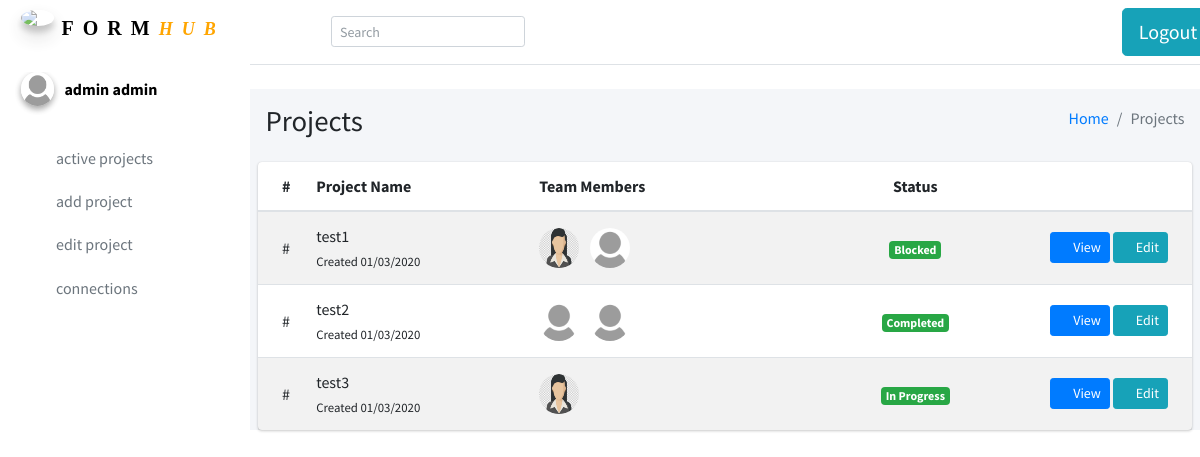
/projects (signed in), run on the app's committed database.
### formhub/models.py (models this page shows)
class Projects(models.Model):
    project_name = models.CharField(max_length=50)
    project_description = models.CharField(max_length=1000)
    project_status = models.CharField(max_length=50)
    github_link = models.CharField(max_length=100)
    circuit_link = models.CharField(max_length=100)
    project_leader = models.CharField(max_length=50)
    project_members = models.CharField(max_length=1000)
    project_date = models.CharField(max_length=50)
    languages = models.CharField(max_length=200)
    estimation = models.IntegerField()
    class Meta:
        db_table = "projects"

### formhub/views.py (the view)
# urls.py: path('projects', views.projects, name='projects'),
@login_required(login_url='login')
def projects(request):
    projects = Projects.objects.all()
    for project in projects:
        project.project_members = json.loads(project.project_members)
    user = User.objects.get(username=request.session['username'])
    username, firstname, lastname = user.username, user.first_name, user.last_name
    return render(request, 'admins/projects.html', {'firstname': firstname, 'lastname': lastname, 'username': username, 'projects': projects})

### formhub/templates/admins/projects.html (shortened to what this page needs)
<!DOCTYPE html>
<html>
<head>
    {% include "header.html" %}
</head>
<body class="hold-transition sidebar-mini">
    <div class="wrapper">
        {% include "topbar.html" %}
        <{% include "admins/sidebar.html" %}
            <div class="content-wrapper">
                <section class="content-header">
                    <div class="container-fluid">
                        <div class="row mb-2">
                            <div class="col-sm-6">
                                <h1>Projects</h1>
                            </div>
                            <div class="col-sm-6">
                                <ol class="breadcrumb float-sm-right">
                                    <li class="breadcrumb-item"><a href="/">Home</a></li>
                                    <li class="breadcrumb-item active">Projects</li>
                                </ol>
                            </div>
                        </div>
                    </div>
                </section>
                <section class="content">
                    <div class="card">
                        <div class="card-body p-0">
                            <table class="table table-striped projects">
                                <thead>
                                    <tr>
                                        <th style="width: 1%">
                                            #
                                        </th>
                                        <th style="width: 20%">
                                            Project Name
                                        </th>
                                        <th style="width: 30%">
                                            Team Members
                                        </th>
                                        <th style="width: 8%" class="text-center">
                                            Status
                                        </th>
                                        <th style="width: 20%">
                                        </th>
                                    </tr>
                                </thead>
                                <tbody>
                                    {% for project in projects %}
                                    <tr>
                                        <td>
                                            #
                                        </td>
                                        <td>
                                            <a>
                                                {{ project.project_name }}
                                            </a>
                                            <br />
                                            <small>
                                                Created {{ project.project_date }}
                                            </small>
                                        </td>
                                        <td>
                                            <ul class="list-inline">
                                                {% for member in project.project_members %}
                                                <li class="list-inline-item">
                                                    <a href="/profile/{{ member }}">
                                                        <img style="width:40px; height:40px;" alt="Avatar"
                                                            class="table-avatar" src="/static/images/{{ member }}.jpg"
                                                            onerror="this.src='/static/images/default.jpg';">
                                                    </a>
                                                </li>
                                                {% endfor %}
                                            </ul>
                                        </td>
                                        <td class="project-state">
                                            <span class="badge badge-success">{{ project.project_status }}</span>
                                        </td>
                                        <td class="project-actions text-right">
                                            <a class="btn btn-primary btn-sm" href="/project_detail/{{ project.project_name }}">
                                                <i class="fas fa-folder">
                                                </i>
                                                View
                                            </a>
                                            <a class="btn btn-info btn-sm"
                                                href="/project_edit/{{ project.project_name }}">
                                                <i class="fas fa-pencil-alt">
                                                </i>
                                                Edit
                                            </a>
                                        </td>
                                    </tr>
                                    {% endfor %}
                                </tbody>
                            </table>
                        </div>
                    </div>
                </section>
            </div>
</body>
</html>

### formhub/templates/admins/sidebar.html
<head>
  <link rel="stylesheet" href="/static/custom_css/main_css.css">
</head>
<aside class="main-sidebar">
  <a href="/" class="brand-link">
    <img src="https://i.pinimg.com/564x/7f/52/48/7f524880b9a31aafa419c91579c1f847.jpg" alt="fh"
      class="brand-image img-circle elevation-3" style="opacity: .8">
    <span class="brand-text">Form</span><span class="brand-text2">Hub</span>
  </a>
  <div class="sidebar">
    <div class="user-panel mt-3 pb-3 mb-3 d-flex">
      <a href="/profile/{{ username }}">
        <div class="image">
          <img src="/static/images/{{ username }}.jpg" class="img-circle elevation-2"
            onerror="this.src='/static/images/default.jpg';">
        </div>
      </a>
      <div class="info">
        <a href="/profile/{{ username }}" class="d-block">{{firstname}} {{lastname}}</a>
      </div>
    </div>
    <nav class="mt-2">
      <ul class="nav nav-pills nav-sidebar flex-column" data-widget="treeview" role="menu" data-accordion="false">
        <li class="nav-item">
          <a href="/projects" class="nav-link">
            <i class="fas fa-chart-line nav-icon"></i>
            <p>Active Projects</p>
          </a>
        </li>
      </ul>
      <ul class="nav nav-pills nav-sidebar flex-column" data-widget="treeview" role="menu" data-accordion="false">
        <li class="nav-item">
          <a href="/project_add" class="nav-link">
            <i class="fas fa-plus nav-icon"></i>
            <p>Add Project</p>
          </a>
        </li>
      </ul>
      <ul class="nav nav-pills nav-sidebar flex-column" data-widget="treeview" role="menu" data-accordion="false">
        <li class="nav-item">
          <a href="/project_edit" class="nav-link">
            <i class="fas fa-edit nav-icon"></i>
            <p>Edit Project</p>
          </a>
        </li>
      </ul>
      <ul class="nav nav-pills nav-sidebar flex-column" data-widget="treeview" role="menu" data-accordion="false">
        <li class="nav-item">
          <a href="/" class="nav-link">
            <i class="fas fa-users nav-icon"></i>
            <p>Connections</p>
          </a>
        </li>
      </ul>
    </nav>
  </div>
</aside>

### formhub/static/custom_css/search.css (style rules this page uses)
nav { margin-bottom: 0em !important; }

### formhub/static/custom_css/main_css.css (style rules this page uses)
.sidebar { background-color: white !important; letter-spacing: 0; text-transform: lowercase; text-shadow: none; }
.main-sidebar { background-color:white; }
.brand-text { color: black; text-transform: uppercase; letter-spacing: 9px; font-family: "Times New Roman", Times, serif; text-emphasis-color: orange !important; font-weight: bold; }
.brand-text2 { color: orange; text-transform: uppercase; letter-spacing: 9px; font-family: "Times New Roman", Times, serif; font-style: italic; font-size: large; font-weight: bold; }
.d-block { color: black; font-weight: bold; }

### data on the page
Projects: project_name "test1", project_date "01/03/2020", project_members "[\"alex\", \"john\"]" (drawn), project_status "Blocked"
Projects: project_name "test2", project_date "01/03/2020", project_status "Completed"
Projects: project_name "test3", project_date "01/03/2020", project_members "[\"alex\"]" (drawn), project_status "In Progress"

### other printed values
{{ firstname }} "admin"
{{ lastname }} "admin"
